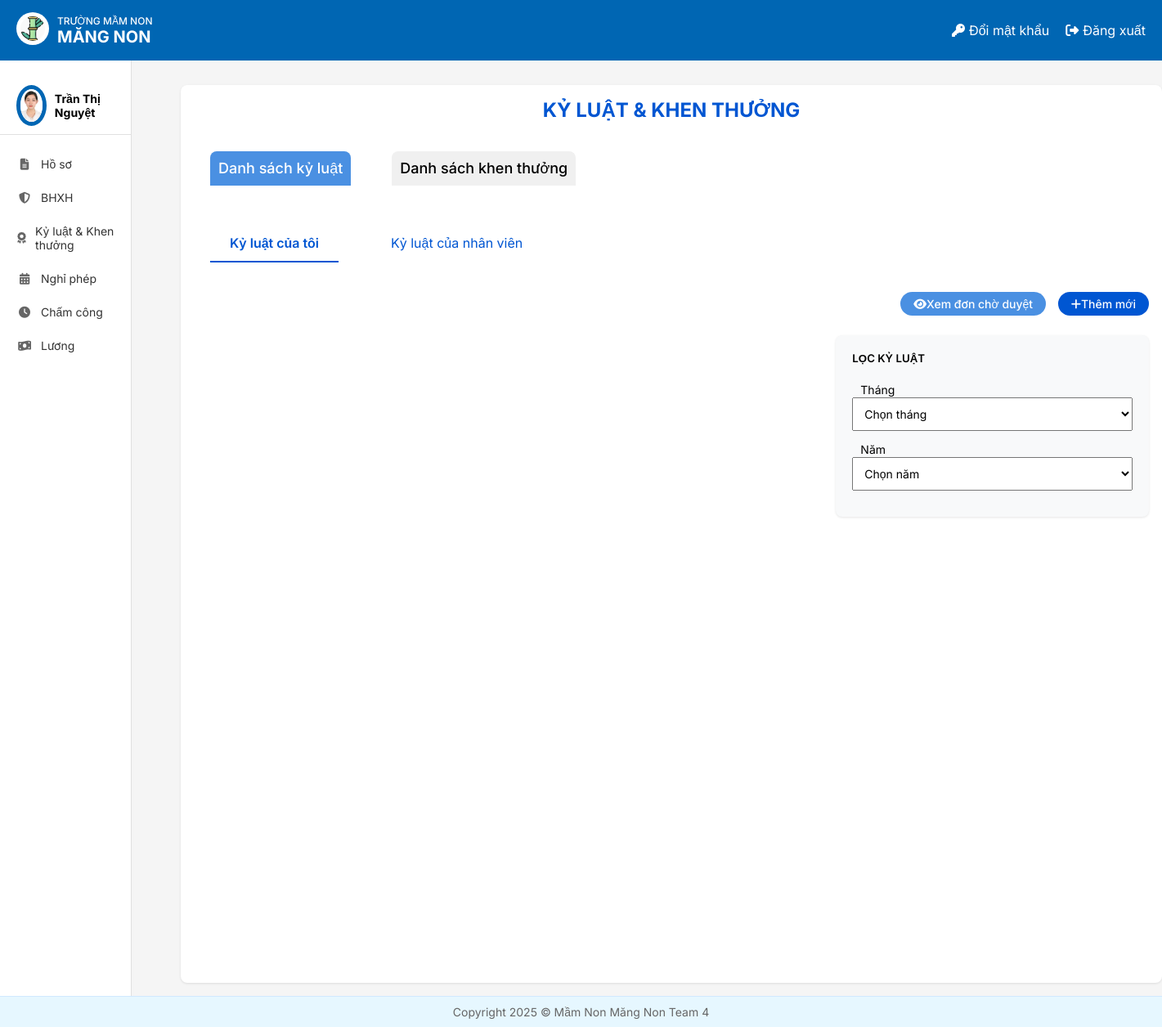
Screenshot of /ky-luat-khen-thuong/ (signed in) with the database file from the repository.
### HOME/models.py (models this page shows, shortened)
class NhanVien(models.Model):
 user = models.OneToOneField(User, on_delete=models.CASCADE, unique=True, null=False, related_name='nhanvien_home')
 ten_nv = models.CharField(max_length=100)
 anh_ca_nhan = models.ImageField(upload_to='nhanvien/', null=True, blank=True)
 gioi_tinh = models.CharField(max_length=10, choices=[('2', 'Nam'), ('1', 'Nữ')],default='1')
 ngay_sinh = models.DateField(null=True)
 vi_tri_cong_viec = models.CharField(max_length=100, blank=True, null=True)
 to_phong_ban = models.CharField(max_length=50, choices=TO_PHONG_BAN_CHOICES)
 trinh_do_hoc_van = models.CharField(max_length=50, choices=TRINH_DO_HOC_VAN_CHOICES)
 chuyen_nganh = models.CharField(max_length=100, null=True)
 noi_dao_tao = models.CharField(max_length=100)
 nam_tn = models.IntegerField(null=True)
 ngay_cap = models.DateField(null=True)
 noi_cap = models.CharField(max_length=100)
 dia_chi_tam_tru = models.TextField(null=True)
 chuc_vu = models.CharField(max_length=150, null=True)
 so_dien_thoai = models.CharField(
     max_length=10,
     unique=True)
 email = models.EmailField(unique=True, max_length=50, null=True)
 so_cccd = models.CharField(
     max_length=12,
     unique=True
 )
 phu_caps = models.ManyToManyField(PhuCap, through='PhuCapNhanVien',blank=True)
 class Meta:
     db_table = 'HOME_nhanvien'

### KyLuat/views.py (the view)
# urls.py: path('ky-luat-khen-thuong/', ky_luat_khen_thuong, name='ky_luat_khen_thuong'),
@login_required
def ky_luat_khen_thuong(request):
    try:
        nhan_vien = NhanVien.objects.get(user=request.user)
    except NhanVien.DoesNotExist:
        logger.error(f"Không tìm thấy nhân viên cho user {request.user.username}")
        raise PermissionDenied("Bạn không phải nhân viên hợp lệ.")
    allowed_roles = ['Hiệu Trưởng', 'Hiệu phó chuyên môn', 'Hiệu phó hoạt động', 'Tổ trưởng']
    has_permission = nhan_vien.chuc_vu and nhan_vien.chuc_vu in allowed_roles
    ky_luat_cua_toi = KyLuat.objects.filter(nhan_vien=nhan_vien).order_by('-ngay_ra_quyet_dinh')
    thang_list_ky_luat = KyLuat.objects.filter(nhan_vien=nhan_vien).dates('ngay_bat_dau', 'month', order='DESC')
    nam_list_ky_luat = KyLuat.objects.filter(nhan_vien=nhan_vien).dates('ngay_bat_dau', 'year', order='DESC')
    thang = request.GET.get('thang')
    nam = request.GET.get('nam')
    if thang:
        ky_luat_cua_toi = ky_luat_cua_toi.filter(ngay_bat_dau__month=int(thang))
    if nam:
        ky_luat_cua_toi = ky_luat_cua_toi.filter(ngay_bat_dau__year=int(nam))
    ky_luat_list = KyLuat.objects.none()  # Mặc định không có dữ liệu
    nhan_vien_list = NhanVien.objects.none()
    if has_permission:
        if nhan_vien.chuc_vu == 'Tổ trưởng':
            ky_luat_list = KyLuat.objects.filter(nhan_vien__to_phong_ban=nhan_vien.to_phong_ban).order_by(
                '-ngay_ra_quyet_dinh')
            nhan_vien_list = NhanVien.objects.filter(to_phong_ban=nhan_vien.to_phong_ban)  # Bỏ .exclude
        elif nhan_vien.chuc_vu == 'Hiệu phó chuyên môn':
            ky_luat_list = KyLuat.objects.filter(
                nhan_vien__vi_tri_cong_viec__in=['Giáo viên', 'Kế toán', 'Nhân sự', 'Tuyển sinh']).order_by(
                '-ngay_ra_quyet_dinh')
            nhan_vien_list = NhanVien.objects.filter(
                vi_tri_cong_viec__in=['Giáo viên', 'Kế toán', 'Nhân sự', 'Tuyển sinh'])  # Bỏ .exclude
        elif nhan_vien.chuc_vu == 'Hiệu phó hoạt động':
            ky_luat_list = KyLuat.objects.filter(nhan_vien__vi_tri_cong_viec__in=['Bếp', 'Y - tế']).order_by(
                '-ngay_ra_quyet_dinh')
            nhan_vien_list = NhanVien.objects.filter(vi_tri_cong_viec__in=['Bếp', 'Y - tế'])  # Bỏ .exclude
        else:  # Hiệu Trưởng
            ky_luat_list = KyLuat.objects.all().order_by('-ngay_ra_quyet_dinh')
            nhan_vien_list = NhanVien.objects.all()  # Bỏ .exclude
        nhan_vien_id = request.GET.get('nhan_vien')
        if nhan_vien_id:
            ky_luat_list = ky_luat_list.filter(nhan_vien_id=nhan_vien_id)
        if thang:
            ky_luat_list = ky_luat_list.filter(ngay_bat_dau__month=int(thang))
        if nam:
            ky_luat_list = ky_luat_list.filter(ngay_bat_dau__year=int(nam))
    khen_thuong_list = KhenThuong.objects.filter(nhan_vien=nhan_vien).order_by('-ngay_tao')
    thang_list_khen_thuong = KhenThuong.objects.filter(nhan_vien=nhan_vien).dates('ngay_tao', 'month', order='DESC')
    nam_list_khen_thuong = KhenThuong.objects.filter(nhan_vien=nhan_vien).dates('ngay_tao', 'year', order='DESC')
    if thang:
        khen_thuong_list = khen_thuong_list.filter(ngay_tao__month=int(thang))
    if nam:
        khen_thuong_list = khen_thuong_list.filter(ngay_tao__year=int(nam))
    rewards = KhenThuong.objects.none()  # Mặc định không có dữ liệu
    if has_permission:
        if nhan_vien.chuc_vu == 'Tổ trưởng':
            rewards = KhenThuong.objects.filter(nhan_vien__to_phong_ban=nhan_vien.to_phong_ban).order_by('-ngay_tao')
        elif nhan_vien.chuc_vu == 'Hiệu phó chuyên môn':
            rewards = KhenThuong.objects.filter(nhan_vien__vi_tri_cong_viec__in=['Giáo viên', 'Kế toán', 'Nhân sự', 'Tuyển sinh']).order_by('-ngay_tao')
        elif nhan_vien.chuc_vu == 'Hiệu phó hoạt động':
            rewards = KhenThuong.objects.filter(nhan_vien__vi_tri_cong_viec__in=['Bếp', 'Y - tế']).order_by('-ngay_tao')
        else:  # Hiệu Trưởng
            rewards = KhenThuong.objects.all().order_by('-ngay_tao')
        if nhan_vien_id:
            rewards = rewards.filter(nhan_vien_id=nhan_vien_id)
        if thang:
            rewards = rewards.filter(ngay_tao__month=int(thang))
        if nam:
            rewards = rewards.filter(ngay_tao__year=int(nam))
    from datetime import datetime
    default_thang_list = list(range(1, 13))  # [1, 2, 3, ..., 12]
    current_year = datetime.now().year
    default_nam_list = list(range(2020, current_year + 2))  # [2020, 2021, ..., 2025, 2026]
    thang_list_from_data = sorted(set([date.month for date in thang_list_ky_luat] + [date.month for date in thang_list_khen_thuong]), reverse=True) if thang_list_ky_luat or thang_list_khen_thuong else []
    nam_list_from_data = sorted(set([date.year for date in nam_list_ky_luat] + [date.year for date in nam_list_khen_thuong]), reverse=True) if nam_list_ky_luat or nam_list_khen_thuong else []
    thang_list = default_thang_list if not thang_list_from_data else sorted(set(default_thang_list + thang_list_from_data), reverse=True)
    nam_list = default_nam_list if not nam_list_from_data else sorted(set(default_nam_list + nam_list_from_data), reverse=True)
    context = {
        'ky_luat_cua_toi': ky_luat_cua_toi,
        'ky_luat_list': ky_luat_list,
        'khen_thuong_list': khen_thuong_list,
        'rewards': rewards,
        'nhan_vien_list': nhan_vien_list,
        'thang_list': thang_list,
        'nam_list': nam_list,
        'nhan_vien': nhan_vien,
        'has_permission': has_permission,
    }
    return render(request, 'KyLuat/ky_luat_khen_thuong.html', context)

### templates/KyLuat/ky_luat_khen_thuong.html (shortened to what this page needs)
{% extends 'home.html' %}
{% load static %}
{% block page_background %}
<main class="p-4" style="flex-grow: 1;">
    <div class="container-kl">
        <div class="card">
            <h2>KỶ LUẬT & KHEN THƯỞNG</h2>
            <ul class="main-tabs" id="mainTabs">
                <li class="nav-item">
                    <a class="nav-link active" href="#danh-sach-ky-luat" data-tab="danh-sach-ky-luat">Danh sách kỷ luật</a>
                </li>
                <li class="nav-item">
                    <a class="nav-link" href="#danh-sach-khen-thuong" data-tab="danh-sach-khen-thuong">Danh sách khen thưởng</a>
                </li>
            </ul>
            <div class="tab-content active" id="danh-sach-ky-luat">
                <ul class="sub-tabs" id="kyLuatTabs">
                    <li class="nav-item">
                        <a class="nav-link active" href="#ky-luat-cua-toi" data-tab="ky-luat-cua-toi" data-parent="danh-sach-ky-luat">Kỷ luật của tôi</a>
                    </li>
                    {% if has_permission %}
                    <li class="nav-item">
                        <a class="nav-link" href="#ky-luat-cua-nhan-vien" data-tab="ky-luat-cua-nhan-vien" data-parent="danh-sach-ky-luat">Kỷ luật của nhân viên</a>
                    </li>
                    {% endif %}
                </ul>
                {% if has_permission %}
                <div class="action-buttons">
                    <a href="{% url 'ky_luat_cho_duyet' %}" class="btn btn-info action-btn"><i class="fas fa-eye me-2"></i>Xem đơn chờ duyệt</a>
                    <a href="{% url 'add_ky_luat' %}" class="btn btn-primary action-btn"><i class="fas fa-plus me-2"></i>Thêm mới</a>
                </div>
                {% endif %}
                <div class="tab-content active" id="ky-luat-cua-toi">
                    {% include 'KyLuat/KLNV.html' %}
                </div>
            </div>
        </div>
    </div>
</main>
{% endblock %}

### templates/home.html (shortened to what this page needs)
<!DOCTYPE html>
{% load static %}
<html lang="vi">
<head>
    <link rel="stylesheet" href="{% static 'css/style.css' %}">
    <link rel="stylesheet" href="https://cdnjs.cloudflare.com/ajax/libs/font-awesome/6.4.0/css/all.min.css">
</head>
<body>
    <div class="container">
        <header class="header">
            <div class="logo-container">
                <a href="{% url 'home' %}">
                    <img src="{% static 'images/logo.jpg' %}" alt="Logo" class="logo-img">
                </a>
                <div class="logo-text">
                    <div class="school-type">TRƯỜNG MẦM NON</div>
                    <div class="school-name"><b>MĂNG NON</b></div>
                </div>
            </div>
            <div class="header-actions">
                <a href="{% url 'change_password' %}" class="header-link">
                    <i class="fas fa-key"></i> Đổi mật khẩu
                </a>
                <a href="{% url 'logout' %}" class="header-link">
                    <i class="fas fa-sign-out-alt"></i> Đăng xuất
                </a>
            </div>
        </header>
        <div class="content">
            <aside class="sidebar">
                <div class="user-profile">
                    <div class="avatar">
                        <img src="{{ nhan_vien.anh_ca_nhan.url }}" alt="User Avatar">
                    </div>
                    <div class="user-info">
                        {% if request.user.is_authenticated %}
                            <div class="user-name">{{ nhan_vien.ten_nv }}</div>
                        {% endif %}
                    </div>
                </div>
                <nav class="sidebar-nav">
                    <a href="{% url 'Redirect_hoso_view' %}" class="nav-item"><i class="fas fa-file-alt"></i> Hồ sơ</a>
                    <a href="{% url 'redirectBHXH' %}" class="nav-item"><i class="fas fa-shield-alt"></i> BHXH</a>
                    <a href="{% url 'ky_luat_khen_thuong' %}" class="nav-item"><i class="fas fa-award"></i> Kỷ luật & Khen thưởng</a>
                    <a href="{% url 'DanhSachNP_redirect' %}" class="nav-item"><i class="fas fa-calendar-alt"></i> Nghỉ phép</a>
                    <a href="{% url 'cham_cong' %}" class="nav-item"><i class="fas fa-clock"></i> Chấm công</a>
                    <a href="{% url 'chuyen_huong_luong' %}" class="nav-item"><i class="fas fa-money-bill-wave"></i> Lương</a>
                </nav>
            </aside>
            {% block page_background %}{% endblock %}
        </div>
        <footer class="footer">
            <p>Copyright 2025 © Mầm Non Măng Non Team 4</p>
        </footer>
    </div>
</body>
</html>

### static/css/style.css (style rules this page uses)
* { margin: 0; padding: 0; box-sizing: border-box; font-family: 'Inter', sans-serif; }
body { background-color: #f5f5f5; }
.container { display: flex; flex-direction: column; min-height: 100vh; }
.header { background-color: #0066b3; color: white; padding: 15px 20px; display: flex; justify-content: space-between; align-items: center; }
.logo-container { display: flex; align-items: center; }
.logo-img { width: 40px; height: 40px; margin-right: 10px; background-color: white; border-radius: 50%; padding: 5px; }
.logo-text { display: flex; flex-direction: column; }
.school-type { font-size: 12px; font-weight: 500; }
.school-name { font-size: 20px; font-weight: bold; }
.header-actions { display: flex; gap: 20px; }
.header-link { color: white; text-decoration: none; display: flex; align-items: center; gap: 5px; }
.content { display: flex; flex: 1; }
.sidebar { width: 240px; background-color: white; border-right: 1px solid #e0e0e0; padding: 20px 0; }
.user-profile { display: flex; align-items: center; padding: 10px 20px; border-bottom: 1px solid #e0e0e0; margin-bottom: 15px; }
.avatar { width: 50px; height: 50px; border-radius: 50%; overflow: hidden; margin-right: 10px; border: 5px solid #0066b3; }
.avatar img { width: 100%; height: 100%; object-fit: cover; }
.user-info { display: flex; flex-direction: column; }
.user-name { font-weight: bold; font-size: 14px; }
.sidebar-nav { display: flex; flex-direction: column; }
.nav-item { padding: 12px 20px; color: #333; text-decoration: none; display: flex; align-items: center; gap: 10px; font-size: 14px; transition: background-color 0.2s; }
.nav-item i { width: 20px; text-align: center; color: #666; }
.footer { background-color: #e6f7ff; padding: 10px 20px; text-align: center; color: #666; font-size: 14px; border-top: 1px solid #d1e9ff; margin-top: auto; z-index: 2; }

### templates/KyLuat/ky_luat_khen_thuong.html (style rules this page uses)
.container-kl { width: 1200px; margin-top: 30px; margin-left: 60px; }
.card { background: white; border-radius: 12px; box-shadow: 0 4px 12px rgba(0, 0, 0, 0.1); padding: 24px; }
h2 { color: #0056D2; font-weight: 700; font-size: 24px; text-align: center; margin-bottom: 24px; }
.main-tabs { display: flex; list-style: none; padding: 0; margin-bottom: 24px; }
.main-tabs .nav-item { margin-right: 10px; }
.main-tabs .nav-link { flex: 1; text-align: center; padding: 10px; font-size: 18px; font-weight: 500; color: black; border: none; border-radius: 8px 8px 0 0; background: #f0f0f0; cursor: pointer; transition: background-color 0.3s; text-decoration: none; display: block; }
.main-tabs .nav-link.active { background-color: #4A90E2; color: white; }
.sub-tabs { display: flex; list-style: none; padding: 0; margin-bottom: 24px; }
.sub-tabs .nav-link { padding: 12px 24px; font-size: 16px; color: #0056D2; border: none; border-bottom: 2px solid transparent; cursor: pointer; transition: all 0.3s; text-decoration: none; display: block; }
.sub-tabs .nav-link.active { border-bottom: 2px solid #0056D2; font-weight: 600; }
.action-btn { padding: 10px 20px; font-size: 14px; font-weight: 500; border-radius: 20px; transition: all 0.3s; margin-left: 8px; text-decoration: none; display: inline-block; }
.btn-info { background-color: #4A90E2; color: white; border: none; }
.btn-primary { background-color: #0056D2; color: white; border: none; }
.tab-content { display: none; }
.tab-content.active { display: block; }
.action-buttons { text-align: right; margin-top: 16px; }

### templates/KyLuat/KLNV.html (style rules this page uses)
.card { border-radius: 8px; border: none; box-shadow: 0 1px 3px rgba(0,0,0,0.1); background-color: #fff; margin-bottom: 16px; padding: 16px; }

### templates/KyLuat/Kyluat_list.html (style rules this page uses)
.card { border-radius: 8px; border: none; box-shadow: 0 1px 3px rgba(0,0,0,0.1); background-color: #fff; margin-bottom: 16px; padding: 16px; }
.action-btn { border-radius: 20px; padding: 6px 16px; font-weight: 500; margin-left: 10px; }

### templates/KhenThuong/KTNV.html (style rules this page uses)
.card { border-radius: 8px; border: none; box-shadow: 0 1px 3px rgba(0,0,0,0.1); background-color: #fff; margin-bottom: 16px; padding: 16px; }

### templates/KhenThuong/Khenthuong_list.html (style rules this page uses)
.card { border-radius: 8px; border: none; box-shadow: 0 1px 3px rgba(0,0,0,0.1); background-color: #fff; margin-bottom: 16px; padding: 16px; }
.action-btn { border-radius: 20px; padding: 6px 16px; font-weight: 500; margin-left: 10px; }

### rows the page displays
NhanVien: anh_ca_nhan (picture), ten_nv "Trần Thị Nguyệt"
